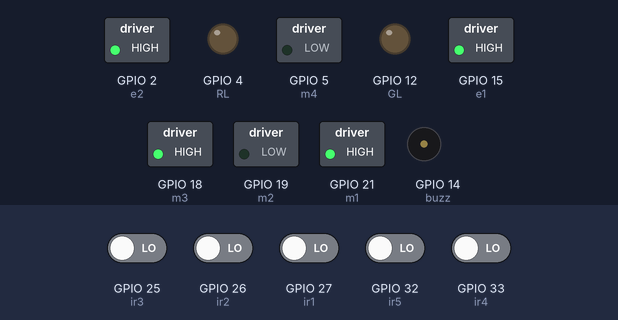
Simulated run of this sketch. Board: ESP32. Parts: switched loads named in the sketch (green lamp = pin HIGH), output pins drawn as LEDs (lit = HIGH), buzzer (waves = sounding, pin HIGH). Dashed ring = blinking. The test bench sets the inputs (shaded band); at power-on: GPIO 25 (ir3), GPIO 26 (ir2), GPIO 27 (ir1), GPIO 32 (ir5), GPIO 33 (ir4) LOW. WiFi joins after 1.5 s; servers stay silent unless stated; what the sketch prints to the serial monitor is not drawn.

Above: at 2.75 s.
2.8 s: GPIO 26 (ir2) driven HIGH
At 4.0 s:
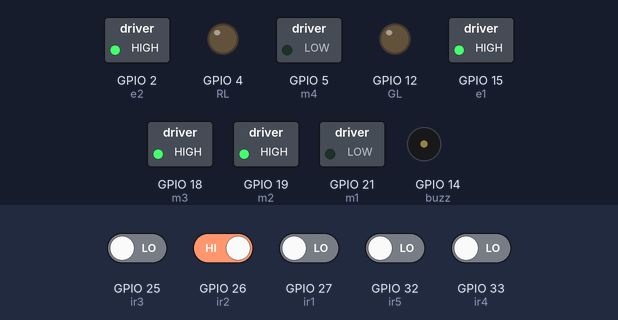
4.3 s: GPIO 26 (ir2) driven LOW
At 5.2 s:
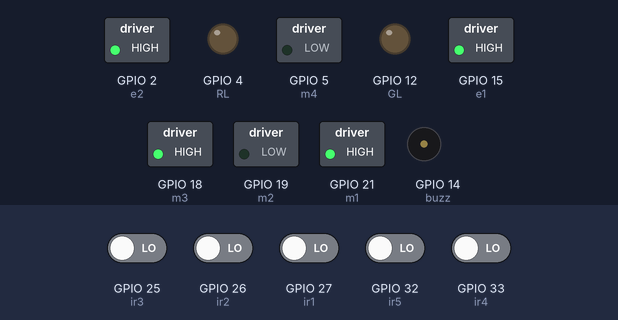
5.8 s: GPIO 27 (ir1) driven HIGH
At 6.3 s:
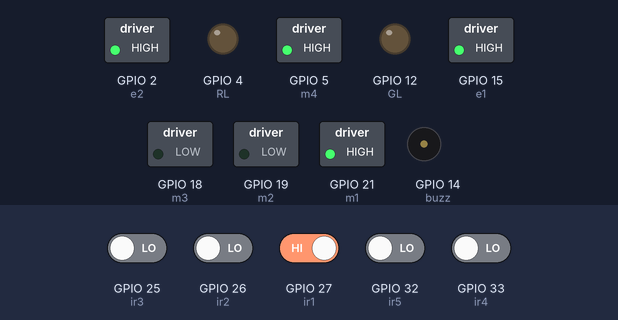
7.3 s: GPIO 27 (ir1) driven LOW
At 8.5 s:
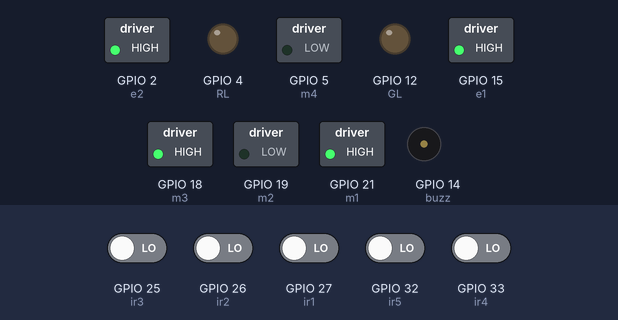
8.8 s: GPIO 32 (ir5) driven HIGH
At 9.8 s:
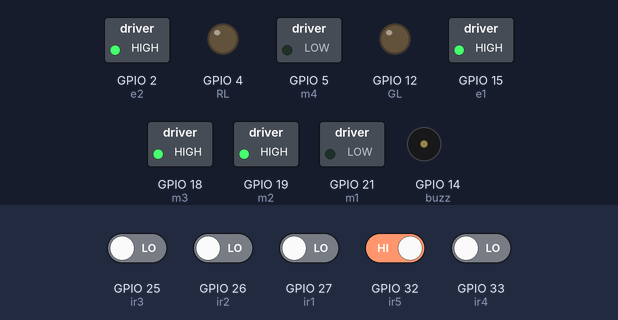
10.3 s: GPIO 25 (ir3) driven HIGH and GPIO 33 (ir4) driven HIGH
At 11.91 s:
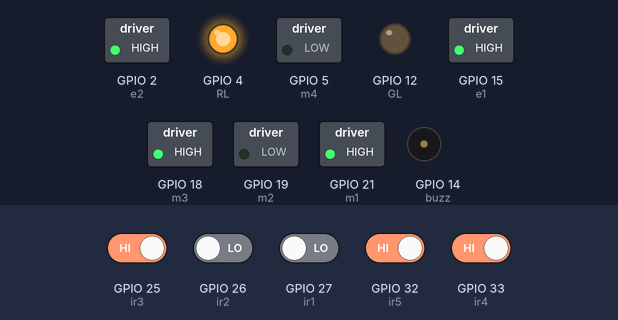
Timing chart, 0 to 14.3 s (numbered marks = the images above; inputs shaded):
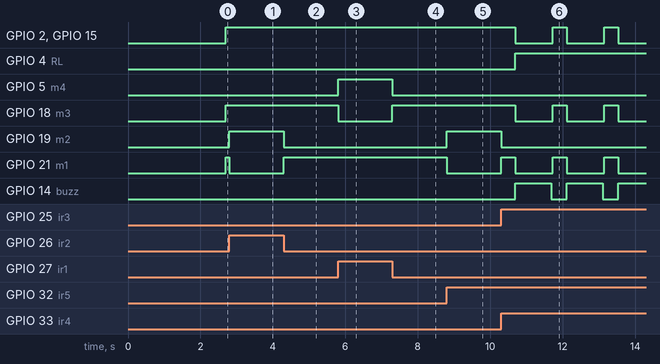

The sketch:

GG_1126_task_4b.ino
```cpp
// Optimised
#include <WiFi.h>

// Motor Pins
#define m1 21  // Right Motor MA1
#define m2 19  // Right Motor MA2
#define m3 18  // Left Motor MB1
#define m4 5   // Left Motor MB2

// Enable Pins
#define e1 15  // Right Motor Enable Pin EA
#define e2 2   // Left Motor Enable Pin EB

// Infrared Sensor Pins
#define ir1 27
#define ir2 26
#define ir3 25
#define ir4 33
#define ir5 32

#define GL 12
#define RL 4
#define buzz 14

int s1;
int s2;
int s3;
int s4;
int s5;

int currentInstructionIndex = 0;
int flag=0;
unsigned long delayStartTime = 0;

// WiFi credentials
const char* ssid = "Aman";                    //Enter your wifi hotspot ssid
const char* password =  "1234567890";              //Enter your wifi hotspot password
const uint16_t port = 8002;
const char * host = "192.168.10.139";             //Enter the ip address of your laptop after connecting it to wifi hotspot

char incomingPacket[80];
WiFiClient client;

String msg ;
bool gotString = false;  // Assuming 'gotString' is a boolean variable
char instructions[80];

void setup() {

  Serial.begin(9600);
  // Motor setup
  pinMode(m1, OUTPUT);
  pinMode(m2, OUTPUT);
  pinMode(m3, OUTPUT);
  pinMode(m4, OUTPUT);
  pinMode(e1, OUTPUT);
  pinMode(e2, OUTPUT);
  pinMode(GL, OUTPUT);
  pinMode(RL, OUTPUT);
  // Infrared Sensor setup
  pinMode(ir1, INPUT);
  pinMode(ir2, INPUT);
  pinMode(ir3, INPUT);
  pinMode(ir4, INPUT);
  pinMode(ir5, INPUT);
  pinMode(buzz,OUTPUT);

  //Connecting to wifi
  WiFi.begin(ssid, password);

  while (WiFi.status() != WL_CONNECTED) {
    delay(500);
    Serial.println("...");
  }

  Serial.print("WiFi connected with IP: ");
  Serial.println(WiFi.localIP());

}

void loop() {
    if (!gotString) {
    if (!client.connect(host, port)) {
      Serial.println("Connection to host failed");
      delay(200);
      return;
    }
    client.print("Hello from GG#1126!");
    // Move the declaration of 'instructions' outside the loop
    while (1) {
      msg = client.readStringUntil('\n');
      msg.trim();
      Serial.println(msg);

      // Convert the String to a character array
      msg.toCharArray(instructions, msg.length() + 1);

      // Display the character array
      Serial.print("Instruction Array: ");
      Serial.println(instructions);
      gotString = true;
      // Process the instruction array as needed
      break;
    }Serial.println(instructions);
  }

  if(flag==0){
    startleap();
    flag++;
  }
  readline();
  if ((s1 == 0) && (s2 == 1) && (s3 == 1) && (s4 == 1) && (s5 == 0) ||
      (s1 == 1) && (s2 == 1) && (s3 == 1) && (s4 == 1) && (s5 == 0) ||
      (s1 == 1) && (s2 == 1) && (s3 == 1) && (s4 == 0) && (s5 == 0) ||
      (s1 == 0) && (s2 == 1) && (s3 == 1) && (s4 == 1) && (s5 == 1) ||
      (s1 == 0) && (s2 == 0) && (s3 == 1) && (s4 == 1) && (s5 == 1) ||
      (s1 == 1) && (s2 == 1) && (s3 == 1) && (s4 == 1) && (s5 == 1)) {

    straight();
    delay(250);
    unsigned long currentTime = millis();
    unsigned long delayTime = 140; // 400 ms delay
    while (millis() - currentTime < delayTime) {
    follow_line();
    }
    stopmotor();
    Serial.print("Instruction Array: ");
    Serial.println(instructions);
    char instruction = instructions[currentInstructionIndex];
    executeInstruction(instruction);
    currentInstructionIndex++;
    delay(30);
    if(currentInstructionIndex==strlen(instructions)){
    unsigned long currentTime = millis();
    unsigned long delayTimes = 1100; // 400 ms delay
    while (millis() - currentTime < delayTimes) {
    follow_line();
    }
    stopmotor();
    digitalWrite(RL, LOW);
    }
  }
  follow_line();
  avoid_line();
}

void readline(){
  // Infrared sensor readings
  s1 = digitalRead(ir5);  // Left Most Sensor
  s2 = digitalRead(ir4);  // Left Sensor
  s3 = digitalRead(ir3);  // Middle Sensor
  s4 = digitalRead(ir2);  // Right Sensor
  s5 = digitalRead(ir1);  // Right Most Sensor
}

// Motor movement functions

void startleap(){
  digitalWrite(m1, HIGH);
  digitalWrite(m2, LOW);
  digitalWrite(m3, HIGH);
  digitalWrite(m4, LOW);
  analogWrite(e1, 255);
  analogWrite(e2, 255);
  delay(50);
}

void turnleft() {
  readline();
  digitalWrite(m1, LOW);
  digitalWrite(m2, HIGH);
  digitalWrite(m3, HIGH);
  digitalWrite(m4, LOW);
  analogWrite(e1, 200);
  analogWrite(e2, 200);
  delay(250);
  while(digitalRead(ir3)!=1){
    digitalWrite(m1, LOW);
  digitalWrite(m2, HIGH);
  digitalWrite(m3, HIGH);
  digitalWrite(m4, LOW);
  analogWrite(e1, 170);
  analogWrite(e2, 170);
  }

}

void correctleft() {
  digitalWrite(m1, LOW);
  digitalWrite(m2, HIGH);
  digitalWrite(m3, HIGH);
  digitalWrite(m4, LOW);
  analogWrite(e1, 255);
  analogWrite(e2, 255);

}

void turnright() {
  readline();
  digitalWrite(m1, HIGH);
  digitalWrite(m2, LOW);
  digitalWrite(m3, LOW);
  digitalWrite(m4, HIGH);
  analogWrite(e1, 170);
  analogWrite(e2, 170);
  delay(350);
  while(digitalRead(ir3)!=1){
    digitalWrite(m1, HIGH);
  digitalWrite(m2, LOW);
  digitalWrite(m3, LOW);
  digitalWrite(m4, HIGH);
  analogWrite(e1, 170);
  analogWrite(e2, 170);
  }
  readline();
}

void correctright() {
  digitalWrite(m1, HIGH);
  digitalWrite(m2, LOW);
  digitalWrite(m3, LOW);
  digitalWrite(m4, HIGH);
  analogWrite(e1, 255);
  analogWrite(e2, 255);
  readline();
}

void straight() {
  digitalWrite(m1, HIGH);
  digitalWrite(m2, LOW);
  digitalWrite(m3, HIGH);
  digitalWrite(m4, LOW);
  analogWrite(e1, 255);
  analogWrite(e2, 255);
  readline();
}

void stopmotor() {
  digitalWrite(m1, LOW);
  digitalWrite(m2, LOW);
  digitalWrite(m3, LOW);
  digitalWrite(m4, LOW);
  analogWrite(e1, 0);
  analogWrite(e2, 0);
  digitalWrite(RL, HIGH);
  digitalWrite(buzz, HIGH);
  delay(1000);
  digitalWrite(buzz, LOW);
}

// Execute given movement instruction
void executeInstruction(char instruction) {
  switch (instruction) {
    case 'F':
      straight();
      break;
    case 'L':
      turnleft();
      break;
    case 'R':
      turnright();
      break;
  }
  Serial.println(instruction);
}

void follow_line(){

  readline();
  if ((s1 == 0) && (s2 == 0) && (s3 == 0) && (s4 == 0) && (s5 == 0) ||
      (s1 == 0) && (s2 == 0) && (s3 == 1) && (s4 == 0) && (s5 == 0)) {
    straight();
  }

  if ((s1 == 0) && (s2 == 1) && (s3 == 1) && (s4 == 0) && (s5 == 0) ||
      (s1 == 0) && (s2 == 1) && (s3 == 0) && (s4 == 0) && (s5 == 0)) {
    correctright();
  }

  if ((s1 == 0) && (s2 == 0) && (s3 == 1) && (s4 == 1) && (s5 == 0) ||
      (s1 == 0) && (s2 == 0) && (s3 == 0) && (s4 == 1) && (s5 == 0)) {
    correctleft();
  }
}

void avoid_line(){
  if ((s1 == 0) && (s2 == 0) && (s3 == 0) && (s4 == 0) && (s5 == 1)) {
    correctright();
  }

  if ((s1 == 1) && (s2 == 0) && (s3 == 0) && (s4 == 0) && (s5 == 0)) {
    correctleft();
  }

  if ((s1 == 1) && (s2 == 1) && (s3 == 1) && (s4 == 1) && (s5 == 1)) {
    straight();
  }
}
```

Measured:
- after the input at 2.8 s, GPIO 19 (m2): LOW → HIGH at once; GPIO 21 (m1): HIGH → LOW at once
- after the input at 4.3 s, GPIO 19 (m2): HIGH → LOW at once; GPIO 21 (m1): LOW → HIGH at once
- after the input at 5.8 s, GPIO 5 (m4): LOW → HIGH at once; GPIO 18 (m3): HIGH → LOW at once
- after the input at 7.3 s, GPIO 5 (m4): HIGH → LOW at once; GPIO 18 (m3): LOW → HIGH at once
- after the input at 8.8 s, GPIO 19 (m2): LOW → HIGH at once; GPIO 21 (m1): HIGH → LOW at once
- after the input at 10.3 s, GPIO 2 (e2): alternates HIGH for 0.39 s and LOW for 1.0 s, starting after 0.39 s; GPIO 4 (RL): LOW → HIGH after 0.39 s
